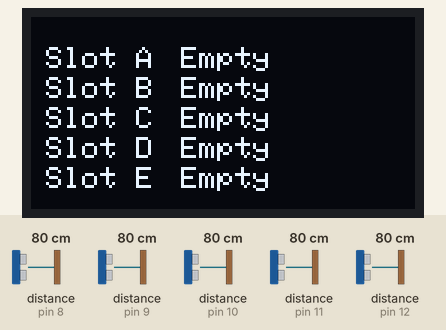
Recording of a sketch running on a simulated Arduino Uno, built with avr-gcc and run on an emulated ATmega328P. Shown: 128×64 one-colour display. Wiring (inferred from the names in the program): 5 × ultrasonic range finder: trigger pin 2, echo pin 8 / trigger pin 3, echo pin 9 / trigger pin 4, echo pin 10 / trigger pin 5, echo pin 11 / trigger pin 6, echo pin 12. The inputs (shaded band) are chosen by the test bench; at power-on: distance to the obstacle (sensors on pin 8, pin 9, pin 10, pin 11, pin 12) 80 cm. The echo pulse lasts 58.3 µs per cm; the display library's start-up logo is not drawn; what the sketch prints to the serial monitor is not drawn.

Above: at 6.2 s.
6.3 s: distance to the obstacle (sensor on pin 8) set to 2 cm
At 8.1 s:
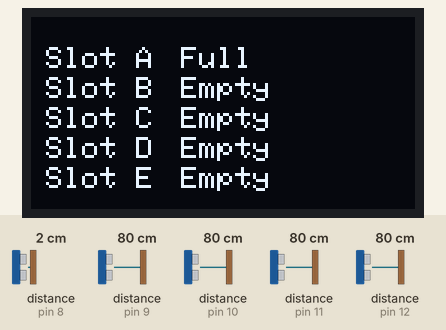
8.7 s: distance to the obstacle (sensor on pin 8) set to 9 cm
At 10.0 s:
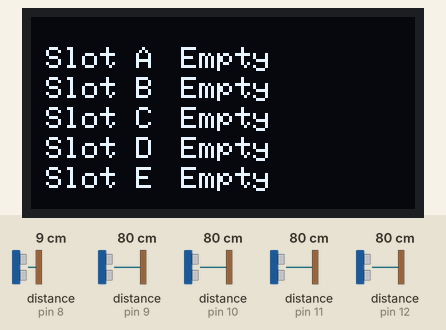
10.8 s: distance to the obstacle (sensor on pin 9) set to 2 cm
At 11.8 s:
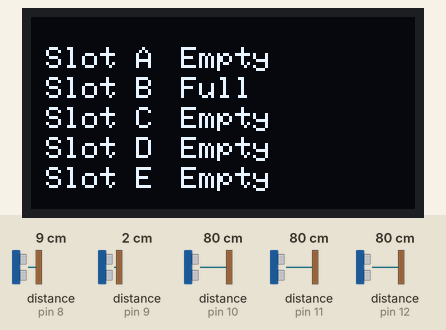
12.9 s: distance to the obstacle (sensor on pin 10) set to 2 cm
At 14.5 s:
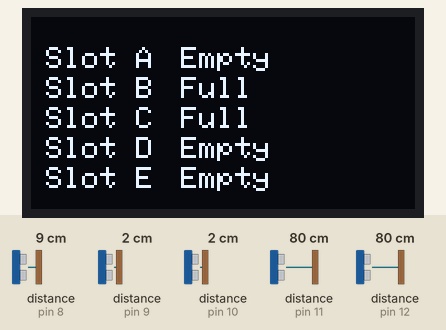
15.0 s: distance to the obstacle (sensor on pin 11) set to 2 cm
At 16.8 s:
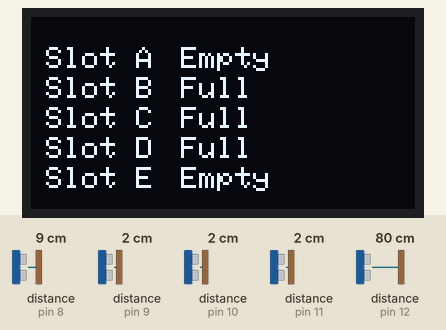
17.1 s: distance to the obstacle (sensor on pin 12) set to 2 cm
At 18.7 s:
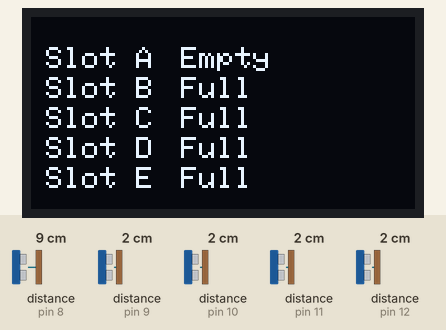
Timing chart, 0 to 20.2 s (numbered marks = the images above; inputs shaded):
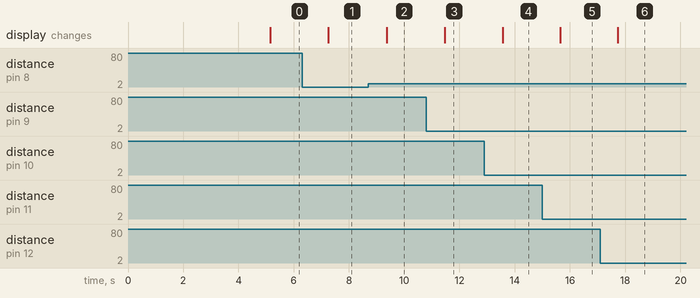

Measured:
- after the input at 6.3 s, the display: changes after 0.96 s (image 1)
- after the input at 8.7 s, the display: changes after 0.67 s (image 2)
- after the input at 10.8 s, the display: changes after 0.67 s (image 3)
- after the input at 12.9 s, the display: changes after 0.67 s (image 4)
- after the input at 15.0 s, the display: changes after 0.65 s (image 5)
- after the input at 17.1 s, the display: changes after 0.63 s (image 6)

The sketch:

Parking.ino
```cpp
#include<SoftwareSerial.h>

#include <SPI.h>
#include <Wire.h>

#include <Adafruit_GFX.h>
#include <Adafruit_SSD1306.h>

#define SCREEN_WIDTH 128 // OLED display width, in pixels
#define SCREEN_HEIGHT 64 // OLED display height, in pixels

// Declaration for an SSD1306 display connected to I2C (SDA, SCL pins)
#define OLED_RESET     -1 // Reset pin # (or -1 if sharing Arduino reset pin)
Adafruit_SSD1306 display(SCREEN_WIDTH, SCREEN_HEIGHT, &Wire, OLED_RESET);

SoftwareSerial bt(0,1); //(RX, TX)

//pin definition
const int trigPin1 = 2;
const int trigPin2 = 3;
const int trigPin3 = 4;
const int trigPin4 = 5;
const int trigPin5 = 6;


const int echoPin1 = 8;
const int echoPin2 = 9;
const int echoPin3 = 10;
const int echoPin4 = 11;
const int echoPin5 = 12;

// defines variables


int distance1;
int distance2;
int distance3;
int distance4;
int distance5;


int mydistance(int trigPin, int echoPin)
{

  long duration;
  int distance;

  digitalWrite(trigPin, HIGH);
  delayMicroseconds(10);
  digitalWrite(trigPin, LOW);

  // Reads the echoPin, returns the sound wave travel time in microseconds
  duration = pulseIn(echoPin, HIGH);
  distance= duration*0.034/2;

  return distance;
}


void setup()
{
  // put your setup code here, to run once:
pinMode(trigPin1, OUTPUT);
pinMode(trigPin2, OUTPUT);
pinMode(trigPin3, OUTPUT);
pinMode(trigPin4, OUTPUT);
pinMode(trigPin5, OUTPUT);

pinMode(echoPin1, INPUT);
pinMode(echoPin2, INPUT);
pinMode(echoPin3, INPUT);
pinMode(echoPin4, INPUT);
pinMode(echoPin5, INPUT);
  // SSD1306_SWITCHCAPVCC = generate display voltage from 3.3V internally
  if(!display.begin(SSD1306_SWITCHCAPVCC, 0x3C)) {
    Serial.println(F("SSD1306 allocation failed"));
    for(;;); // Don't proceed, loop forever
  }

  // Show initial display buffer contents on the screen --
  // the library initializes this with an Adafruit splash screen.
  display.display();
  delay(2000); // Pause for 2 seconds

  // Clear the buffer
  display.clearDisplay();


  // Show the display buffer on the screen. You MUST call display() after
  // drawing commands to make them visible on screen!
  display.display();
  delay(2000);
Serial.begin(9600);
bt.begin(9600);

Wire.begin();

  // Display static text
  delay(1000);

  }

void loop() {
  // put your main code here, to run repeatedly:


digitalWrite(trigPin1, LOW);
digitalWrite(trigPin2, LOW);
digitalWrite(trigPin3, LOW);
digitalWrite(trigPin4, LOW);
digitalWrite(trigPin5, LOW);

delayMicroseconds(2);

distance1 = mydistance(trigPin1, echoPin1);
distance2 = mydistance(trigPin2, echoPin2);
distance3 = mydistance(trigPin3, echoPin3);
distance4 = mydistance(trigPin4, echoPin4);
distance5 = mydistance(trigPin5, echoPin5);
int lim = 7;
char d1='0',d2='0',d3='0',d4='0',d5='0';
if(distance1<=lim)
   d1='1';
if(distance2<=lim)
   d2='1';
if(distance3<=lim)
   d3='1';
if(distance4<=lim)
   d4='1';
if(distance5<=lim)
   d5='1';
String bitstream = " ";
bitstream=bitstream+d1+d2+d3+d4+d5;
Serial.println(bitstream);
    //Serial.println(input);
    //Print character received on to the serial monitor
    //When connected to a smartphone, one can actually transmit data using this code with ease.

    display.clearDisplay();
int i=50;

  display.setTextSize(1);             // Normal 1:1 pixel scale
  display.setTextColor(WHITE);        // Draw white text
  display.setCursor(5,10);             // Start at top-left corner
  display.println(F("Slot A"));
  display.setCursor(i,10);             // Start at top-left corner
  if(d1=='1')
    display.println(F("Full"));
  else
     display.println(F("Empty"));
  display.setCursor(5,20);             // Start at top-left corner
  display.println(F("Slot B"));
 display.setCursor(i,20);       // Start at top-left corner
  if(d2=='1')
    display.println(F("Full"));
  else
     display.println(F("Empty"));
  display.setCursor(5,30);             // Start at top-left corner
  display.println(F("Slot C"));

  display.setCursor(i,30);             // Start at top-left corner
  if(d3=='1')
    display.println(F("Full"));
  else
     display.println(F("Empty"));
  display.setCursor(5,40);             // Start at top-left corner
  display.println(F("Slot D"));
  display.setCursor(i,40);             // Start at top-left corner
  if(d4=='1')
    display.println(F("Full"));
  else
     display.println(F("Empty"));
  display.setCursor(5,50);             // Start at top-left corner
  display.println(F("Slot E"));

  display.setCursor(i,50);             // Start at top-left corner
  if(d5=='1')
    display.println(F("Full"));
  else
     display.println(F("Empty"));
  display.display();

delay(1000);
}
```
